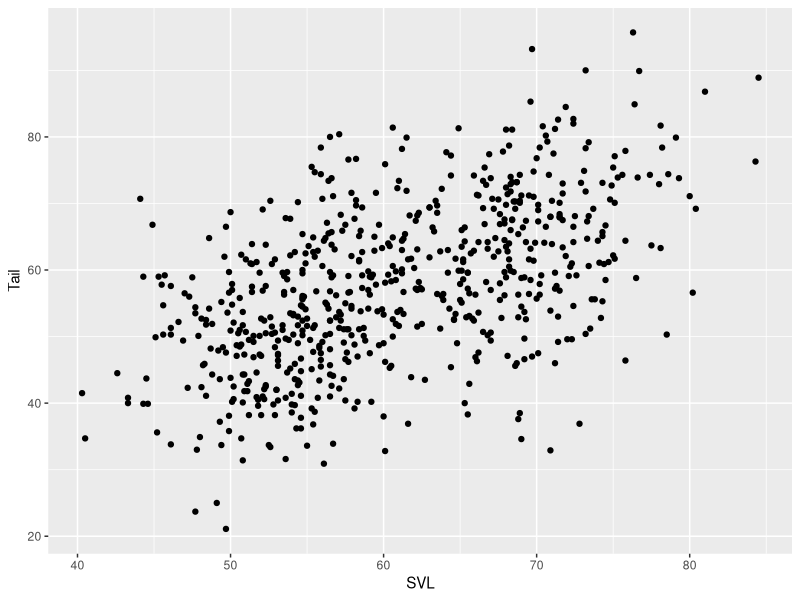
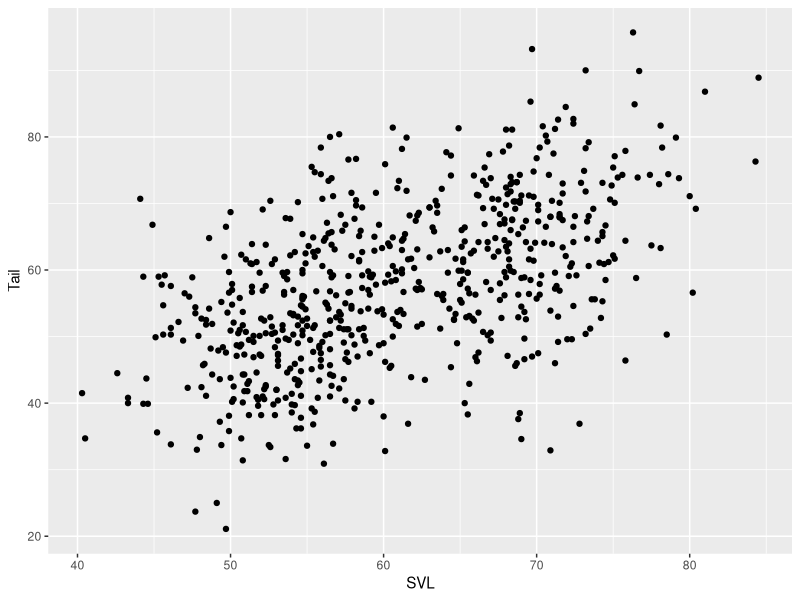
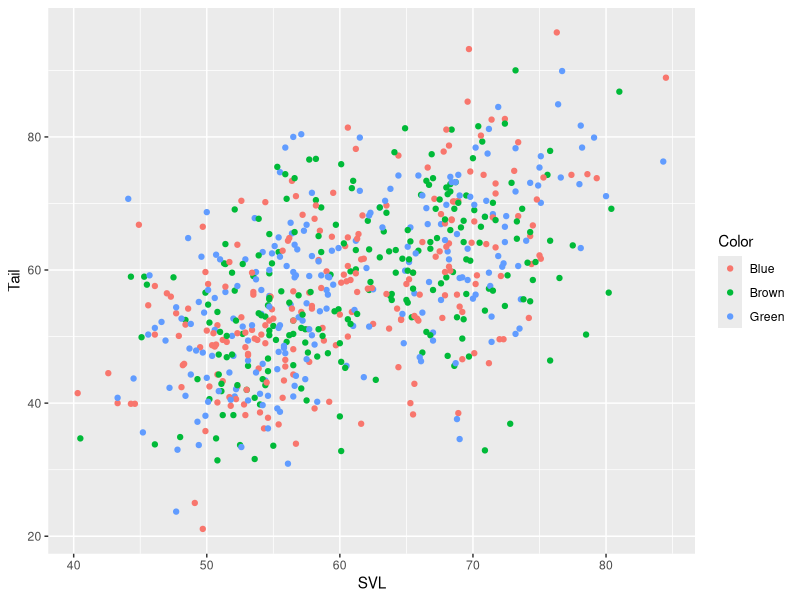
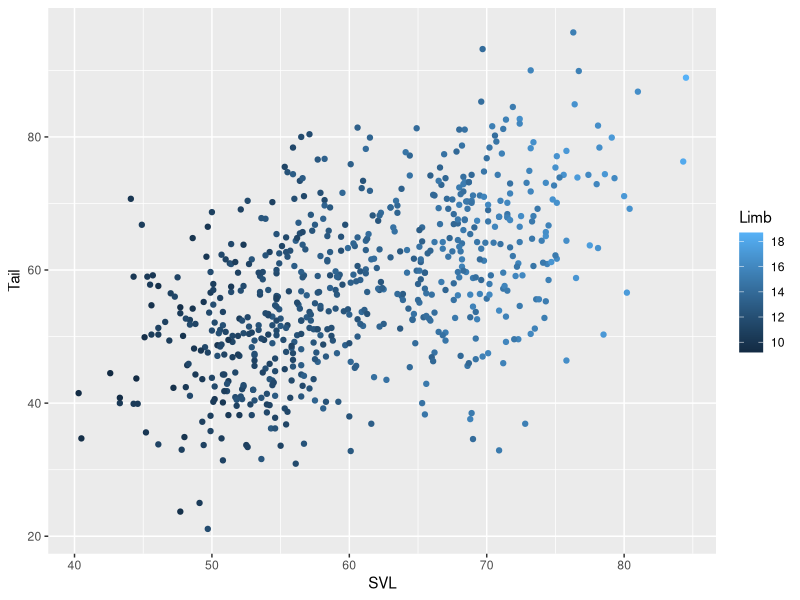
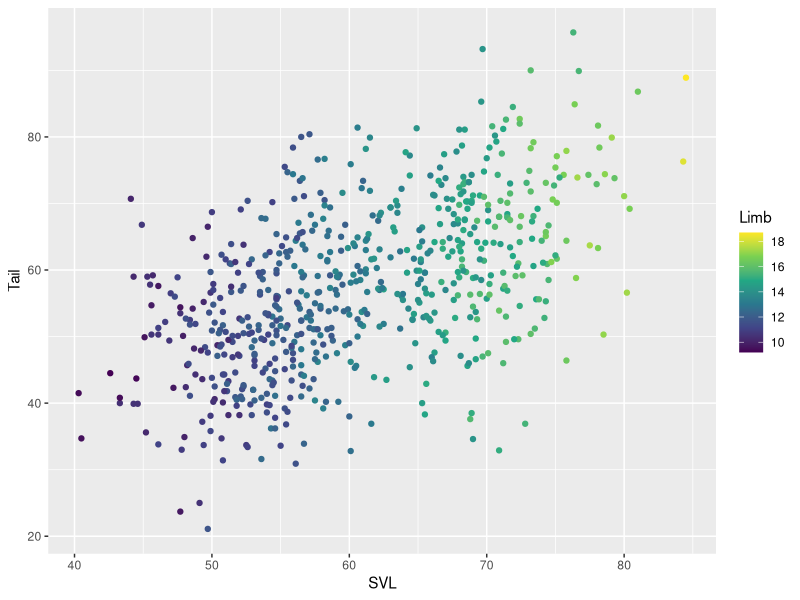
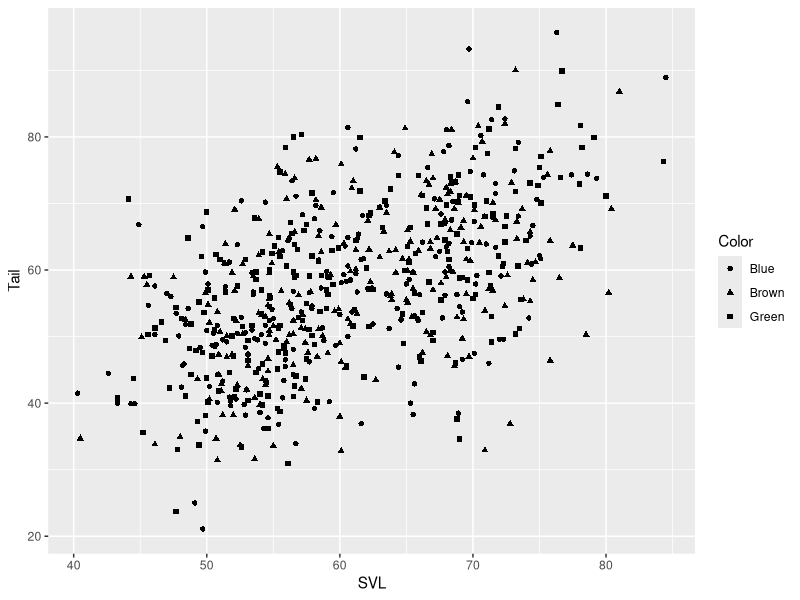
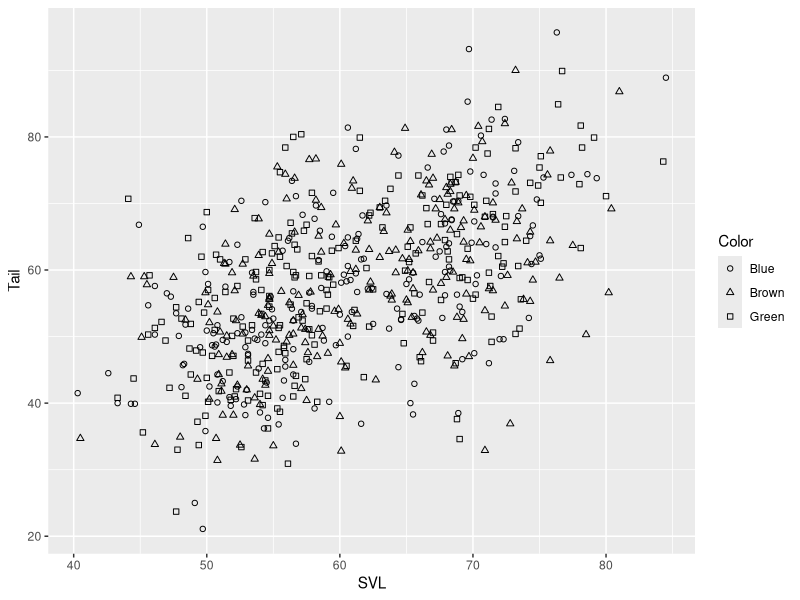
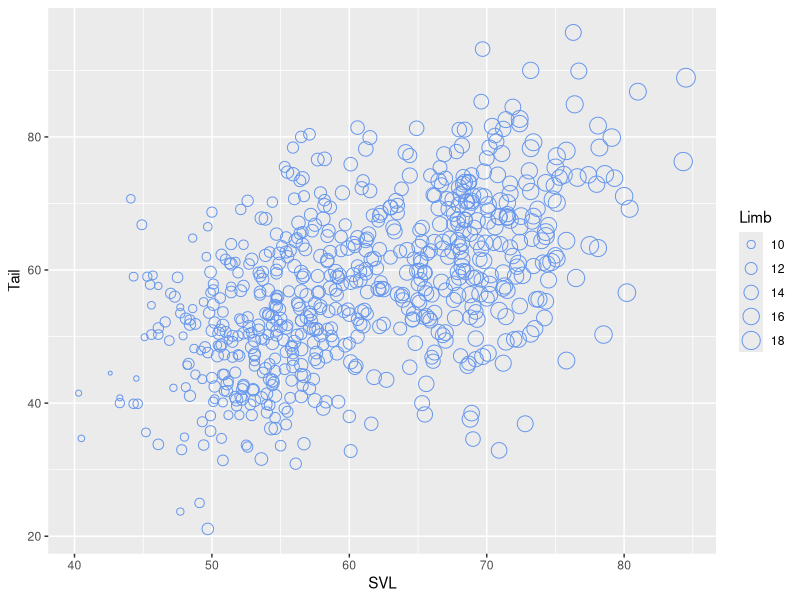

Write R code to recreate these figures, in order.
# This is the r_code for week 0
# Anything after a pound/hash/number sign is a comment

#### Installing some packages #### 
# First, there are a few packages that need to be installed 
# I'll explain what they are and how they work in a minute,
# but this can take a minute so let's get it started now

# Move your cursor to the next line and press Ctrl+Enter
install.packages("tidyverse") # It may be Cmd+Enter for Mac users
# This sends the line to the Console window and executes it
# If you're asked to pick a server/mirror, go with the first option
# (O-cloud)
install.packages("cowplot") # Install this package too

# If you already have these installed, make sure they're the 
# latest versions.  If not, then please run the above code to
# update them


#### Read some data ####
library(tidyverse)
data_set <- read_csv("data/week_1.csv") # This loads in the dataset

data_set # This is a tidy data frame;
# Each column is a separate variable; each row is an observation
glimpse(data_set)
View(data_set)

## Data visualization

base_plot <- 
  ggplot(data = data_set) + # sets up a plot around data_set
  aes(x = SVL, y = Tail) + # Connects columns of data_set to plot aesthetics
  geom_point() # defines a visual layer; in this case, points
base_plot # show results

# This is functional, but doesn't look much like a scientific figure

library(cowplot) # Load this package to change the default appearance
base_plot 

# Some aesthetics
  # Color 

base_plot + aes(color = Color) # discrete color

base_plot + aes(color = Limb) # continuous color

# Scales change the way that data is mapped to visual elements
base_plot + aes(color = Limb) + scale_color_viridis_c()

  # Shape
base_plot + aes(shape = Color)
base_plot + aes(shape = Color) + scale_shape(solid = FALSE)

# Size
ggplot(data = data_set) + 
  aes(x = SVL, y = Tail, size = Limb) + 
  geom_point(color = "cornflowerblue", shape = 1)


# You can also give points fixed aesthetic values
ggplot(data = data_set) + 
  aes(x = SVL, y = Tail, shape = Color) + 
  geom_point(size = 2.5, color = "cornflowerblue") + 
  scale_shape(solid = FALSE)

# Or double up on Aesthetics
ggplot(data = data_set) + 
  aes(x = SVL, y = Tail, shape = Color, color = Color) + 
  geom_point(size = 2.5) + 
  scale_shape(solid = FALSE)

base_plot + aes(color = Limb, shape = Color) + 
  scale_shape(solid = FALSE) +
  scale_color_viridis_c()
  
# Geoms 

# boxplots
box_plots <- ggplot(data = data_set) + 
  aes(x = Site, y = Height) + 
  geom_boxplot() 

box_plots + aes(fill = Color)

# Histograms
ggplot(data = data_set) + 
  aes(x = Diameter) + 
  geom_histogram()

ggplot(data = data_set) + 
  aes(x = Diameter) + 
  geom_histogram(binwidth = 2.5)

# Combining geoms
regression_plot = ggplot(data = data_set) + 
  aes(x = SVL, y = Tail) + 
  geom_point(size = 2.5, shape = 1, alpha = .5) + 
  geom_smooth(method = "lm") # adds regression line
regression_plot 

# Facets
# Facets are a way to create several smaller plots out of one dataset

regression_plot + facet_wrap(~Color) # This splits the colors into separate plots

regression_plot + facet_wrap(~Site) # Note that by default, the scales are fixed to be the same
regression_plot + facet_wrap(~Site, scales = "free_x")

regression_plot + facet_grid(Color~Perch_type)

# Bar graphs involve a statistical transformation of the data

# How many individuals were at each site?
ggplot(data = data_set) + 
  aes(x = Site) +
  geom_bar()

ggplot(data = data_set) + 
  aes(x = Site, fill = Perch_type) +
  geom_bar()

ggplot(data = data_set) + 
  aes(x = Site, fill = Perch_type) +
  geom_bar(position = "dodge")

ggplot(data = data_set) + 
  aes(x = Site, fill = Perch_type) +
  geom_bar() + facet_wrap(~Color)

# Cheat sheet
# Go to https://ggplot2.tidyverse.org/ for the help files